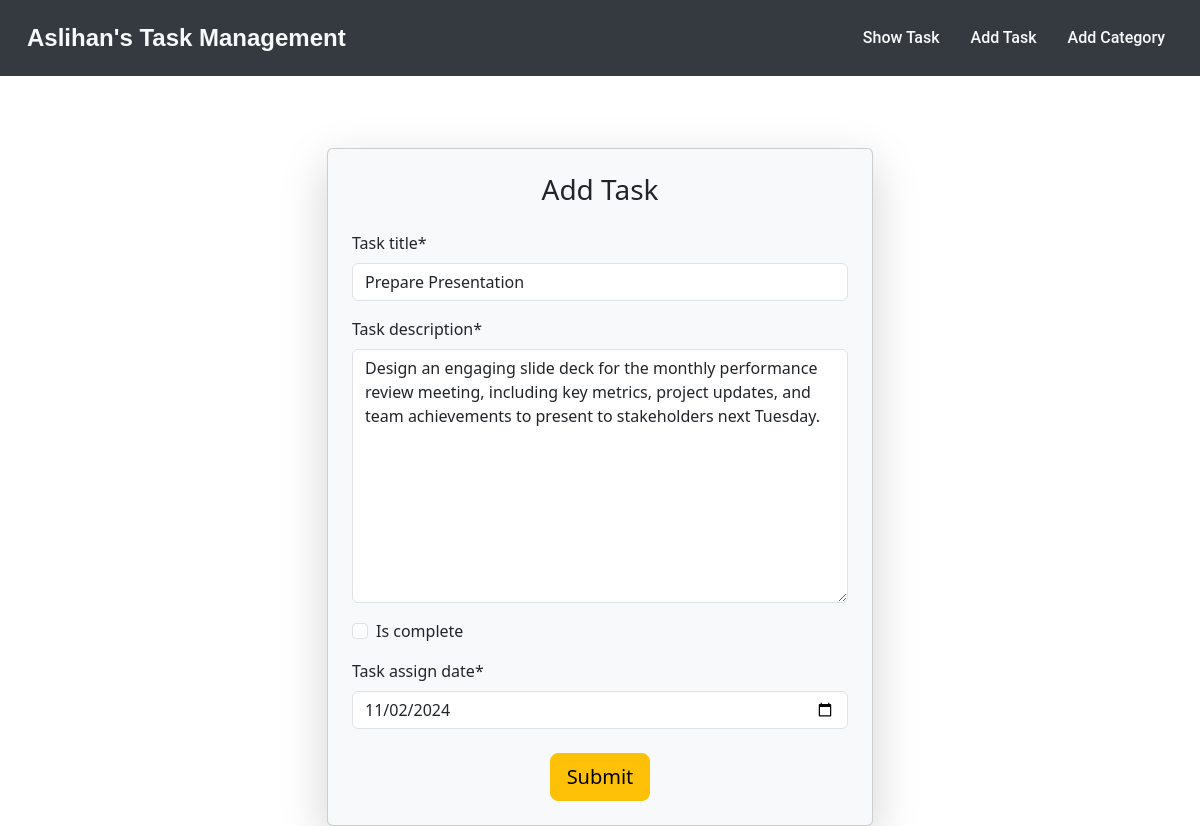
/task/edit/9, run on the app's committed database.
### task_app/models.py (models this page shows, shortened)
class Task(models.Model):
    task_title = models.CharField(max_length=20)
    task_description = models.TextField()
    is_complete = models.BooleanField(default=False)
    task_assign_date = models.DateField()

### task_app/views.py (the view)
# urls.py: path('edit/<int:id>', views.edit_task, name = 'edit_task'),
def edit_task(request, id):
    task = models.Task.objects.get(pk=id)
    task_form = TaskForm(instance=task)
    if request.method == 'POST':
        task_form = TaskForm(request.POST, instance=task)
        if task_form.is_valid():
            task_form.save()
            return redirect('home')
    return render(request,'task.html',{'form':task_form})

### task_app/forms.py
class TaskForm(forms.ModelForm):
    class Meta:
        model = Task
        fields = '__all__'
        widgets = {'task_assign_date': forms.DateInput(attrs={'type': 'date'})}

### task_app/templates/task.html (shortened to what this page needs)
{% extends "base.html" %}
{% block content %}
<div class="container mt-5">
    <div class="row justify-content-center">
      <div class="col-md-6">
        <div class="card shadow-lg bg-light p-4">
          <h3 class="card-title text-center mb-4">Add Task</h3>
          {% load crispy_forms_tags %}
          <form method="post">
            {{ form|crispy }}
            <div class="text-center mt-4">
              <button type="submit" class="btn btn-warning btn-lg">Submit</button>
            </div>
          </form>
        </div>
      </div>
    </div>
  </div>
{% endblock %}

### templates/base.html (style rules this page uses)
.card { height: 100%; }

### data on the page
Task: task_title "Prepare Presentation", task_description "Design an engaging slide deck for the monthly performance review meeting, including key metrics, project updates, and team achievements to present to stakeholders next Tuesday.", task_assign_date "11/02/2024"
